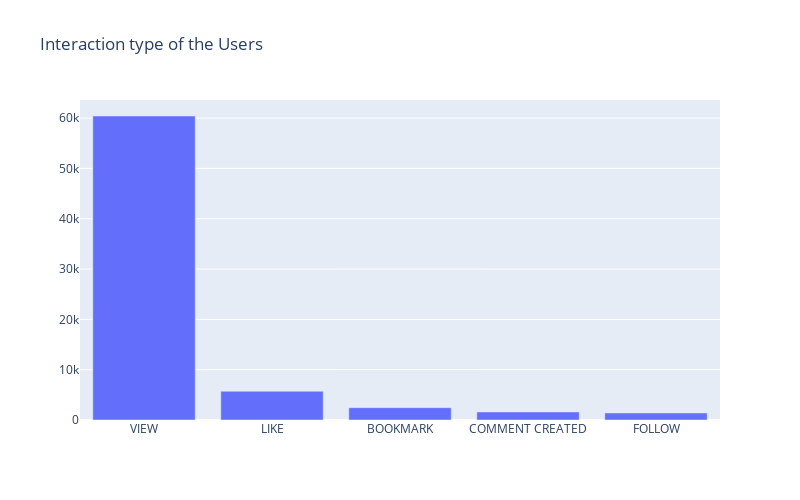

Notebook code for this chart:
### Markdown cell above
### 6.	Interaction eventType to count of categories in articles:
The interaction eventType comprises of all types of interactions that the user did on the articles. The eventTypes are view, like, comment created, bookmark and follow. These were counted from the interactions dataframe and added to the articles dataframe to see the correlation between them.

### Code cell
barInteractionType = go.Figure()
barInteractionType.add_trace(go.Bar(x=interactionsDF['eventType'].value_counts().index,y=interactionsDF['eventType'].value_counts().values))
barInteractionType.update_layout(height=500, width=800, title_text="Interaction type of the Users")
barInteractionType.update_xaxes(categoryorder = 'total descending')
barInteractionType.show()

### Figure 1 — Plotly figure (JSON) as saved in the notebook; plotly's stock layout.template omitted (floating-point values rounded to 4 significant figures)
{"data": [{"type": "bar", "x": ["VIEW", "LIKE", "BOOKMARK", "COMMENT CREATED", "FOLLOW"], "y": [60418, 5718, 2449, 1593, 1395]}], "layout": {"height": 500, "title": {"text": "Interaction type of the Users"}, "width": 800, "xaxis": {"categoryorder": "total descending"}}}
